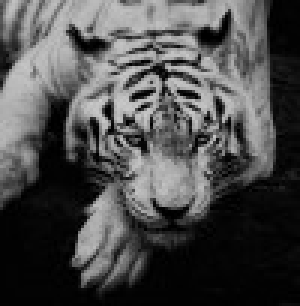
%> input picture Sem 1/ACV/Assignments/HA 1/tiger.jpg, 100 x 102 px (shown 3 times larger)
$ octave As1.m   (GNU Octave 9; MATLAB toolbox functions it lacks are replaced by stand-ins)
%> lines starting %> are read from the running program, lines starting %| are printed output that depends on the picture; in (x1, y1, x2, y2) boxes, pixels count from 0 and x2, y2 are one past the last pixel; in counts of white or black regions, pixels touching at a corner belong together; the program's own positions count from 1
I = imread('tiger.jpg');
%> I is the input picture: size 102x100x3 uint8; min 0, max 204, mean 75.5
%imagesc(I)                    % Display it as gray level image
%colormap gray;

grayImage = rgb2gray(I);
%hist = imhist(I, 32);
mat = grayImage(1:100, 1:100);
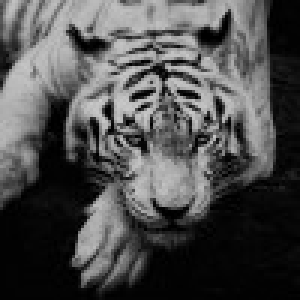
%> mat: size 100x100 uint8 (shown 3 times larger); min 0, max 204, mean 76.9

% Q3 - a)
x = mat(:);
sizex = size(x);
%> sizex = [10000 1]
sortedV = sort(x);
plot(sortedV, '-');
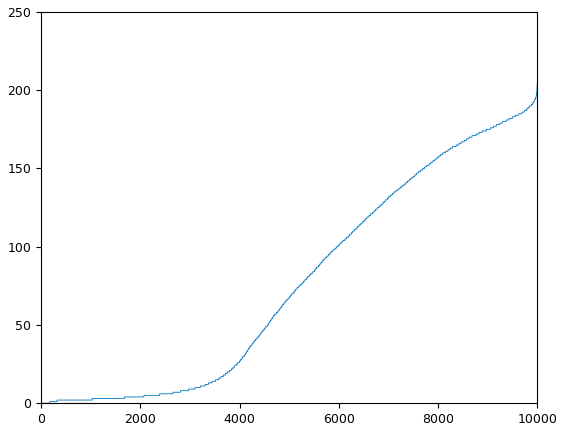
%> figure redrawn from the program's plot data; curve peaks at x = 10000, y = 204

% Q3 - b)
histogram(mat, 32);
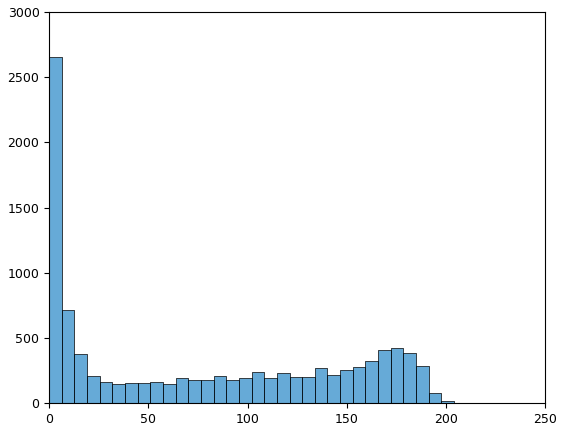
%> figure redrawn from the program's plot data; tallest bar 2652 high, from x = 0 to 6.38

% Q3 - c)
%t = input("Insert a value that marks the threshold t");
t = 0.5;
binar = imbinarize(mat, t);
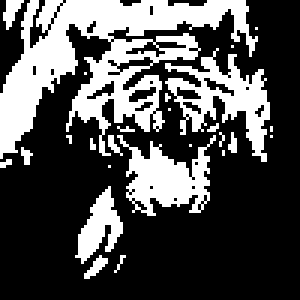
%> binar: size 100x100 logical (shown 3 times larger); 31.2% white; 26 white regions (20 under 20 px), largest, box (x1, y1, x2, y2) and area: (0, 0, 86, 53) 1822, (55, 16, 90, 54) 496, (39, 45, 72, 72) 440, (25, 62, 41, 88) 196, (1, 0, 8, 10) 37, (28, 85, 36, 93) 28
imshow(binar)

% Q3 - d)
meanint = mean2(grayImage(:, :));
%> meanint = 75.48
sub = imsubtract(mat, meanint);
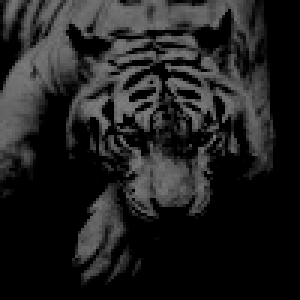
%> sub: size 100x100 uint8 (shown 3 times larger); min 0, max 129, mean 32.1
%imshow(sub)

% Q3 - e)
%rollDice();

% Q3 - f)
y = [1:6];
res1 = reshape(y, [3,2]);

% Q3 - g)
sing = mat(:);
x = min(sing);
%> x = 0
[r, c] = find(mat == x);
%> r = 169 values from 2 to 99; c = 169 values from 2 to 100

% Q3 - h)
v = [1 8 8 2 1 3 9 8];
uni = unique(v);
nouniq = length(uni);

% Function for Q5 - e)
function dice = rollDice()
min = 1;
max = 6;
r = round(min + (max-min).*rand(1));
%r = rand();
if r == 1
    dice = 1;
elseif mod(r, 2) == 0
    dice = 2;
elseif mod(r, 3) == 0
    dice = 3;
elseif mod(r,4) == 0
    dice = 4;
elseif mod(r,5) == 0
    dice  = 5;
else
    dice = 6;
end
disp(dice);
end
